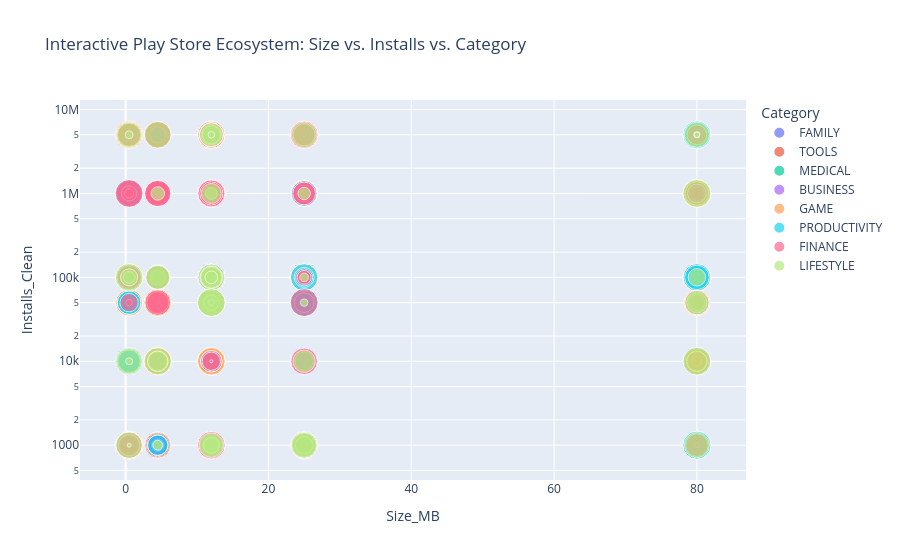

Notebook code for this chart:
### Code cell
# Sentiment Breakdown by Category
plt.figure(figsize=(12, 5))
sns.countplot(data=merged_reviews, x='Category', hue='Sentiment', palette={'Positive': 'g', 'Negative': 'r', 'Neutral': 'b'})
plt.xticks(rotation=45)
plt.title("User Review Sentiment Distribution by Category")
plt.show()

# Interactive Plotly Express Chart
import plotly.express as px

fig = px.scatter(
    df_apps,
    x="Size_MB",
    y="Installs_Clean",
    size="Reviews",
    color="Category",
    hover_name="App",
    log_y=True,
    title="Interactive Play Store Ecosystem: Size vs. Installs vs. Category"
)
fig.show()
